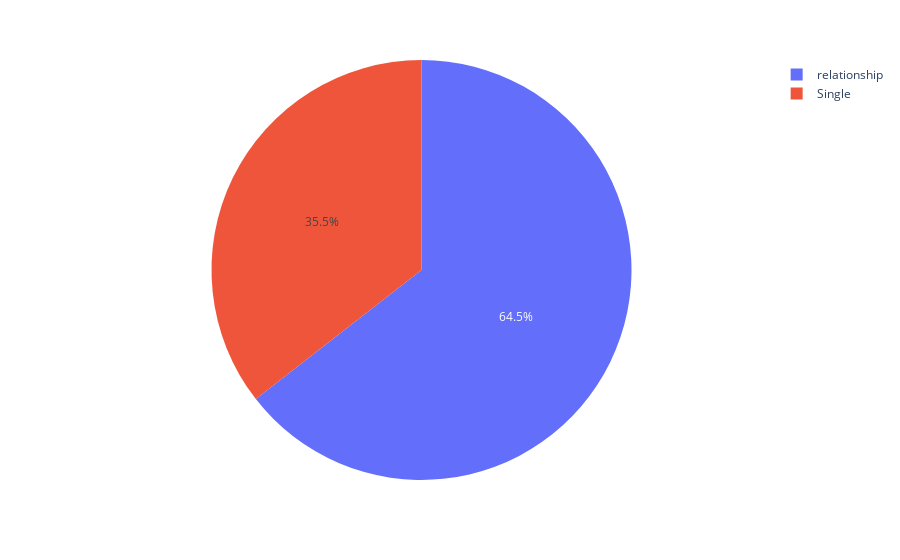

Source (notebook cell):
### Code cell
fig =  px.pie (df, names = "Marital_Status")
fig.show ()

### Figure 1 — Plotly figure (JSON) as saved in the notebook; plotly's stock layout.template omitted (floating-point values rounded to 4 significant figures; data arrays with more than 128 entries replaced by an {"elided": "..."} marker saying what was removed)
{"data": [{"domain": {"x": [0, 1], "y": [0, 1]}, "hovertemplate": "Marital_Status=%{label}<extra></extra>", "labels": {"elided": "2240 str values"}, "legendgroup": "", "name": "", "showlegend": true, "type": "pie"}], "layout": {"legend": {"tracegroupgap": 0}, "margin": {"t": 60}}}
